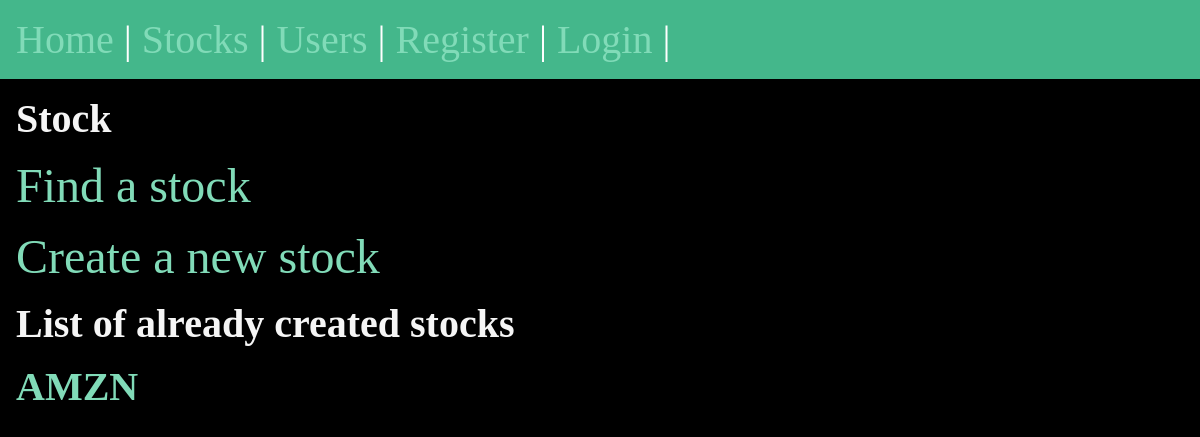
The app's page /stocks/, older data.
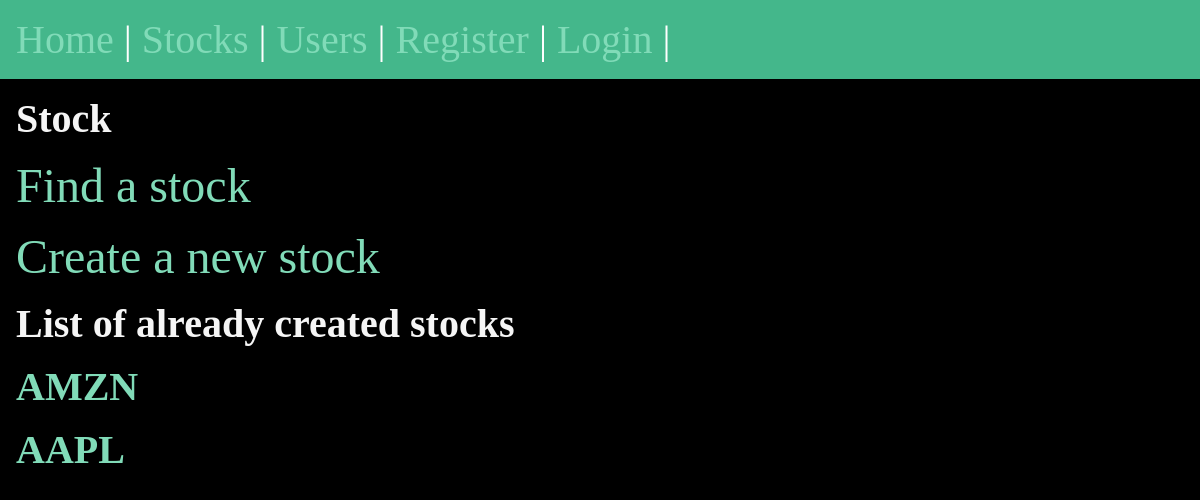
The same page, newer data.
### stocks/models.py (models this page shows)
class Stock(models.Model):
    stock_id = models.CharField(max_length=4)
    stock_name = models.TextField()
    stock_time = models.DateTimeField(default=date.today)
    slug = models.SlugField()
    owner = models.ForeignKey(User, on_delete=models.CASCADE, default=None, null=True)

### stocks/views.py (the view)
# urls.py: path('', views.stock_register, name = 'stock_register'),
def stock_register(request):
    stocks = Stock.objects.all()
    return render(request, 'stocks/stock_register.html', {'stocks' : stocks})

### stocks/templates/stocks/stock_register.html (shortened to what this page needs)
{%extends 'layout.html'%}
{%block content%}
<section>
<h1>Stock</h1>
<a href = "stock_query">Find a stock </a>
<a href = "stock_new">Create a new stock </a>
<h2> List of already created stocks </h2>
{%for stock in stocks%}
    <article>
        <h2>
            <a href = "{% url 'stocks:page' slug=stock.slug %}">
            {{stock.stock_id}} </a>
        </h2>
    </article>
{%endfor%}
</section>
{%endblock%}

Row changes from the older to the newer data that the page shows:
added Stock: stock_id "AAPL"
